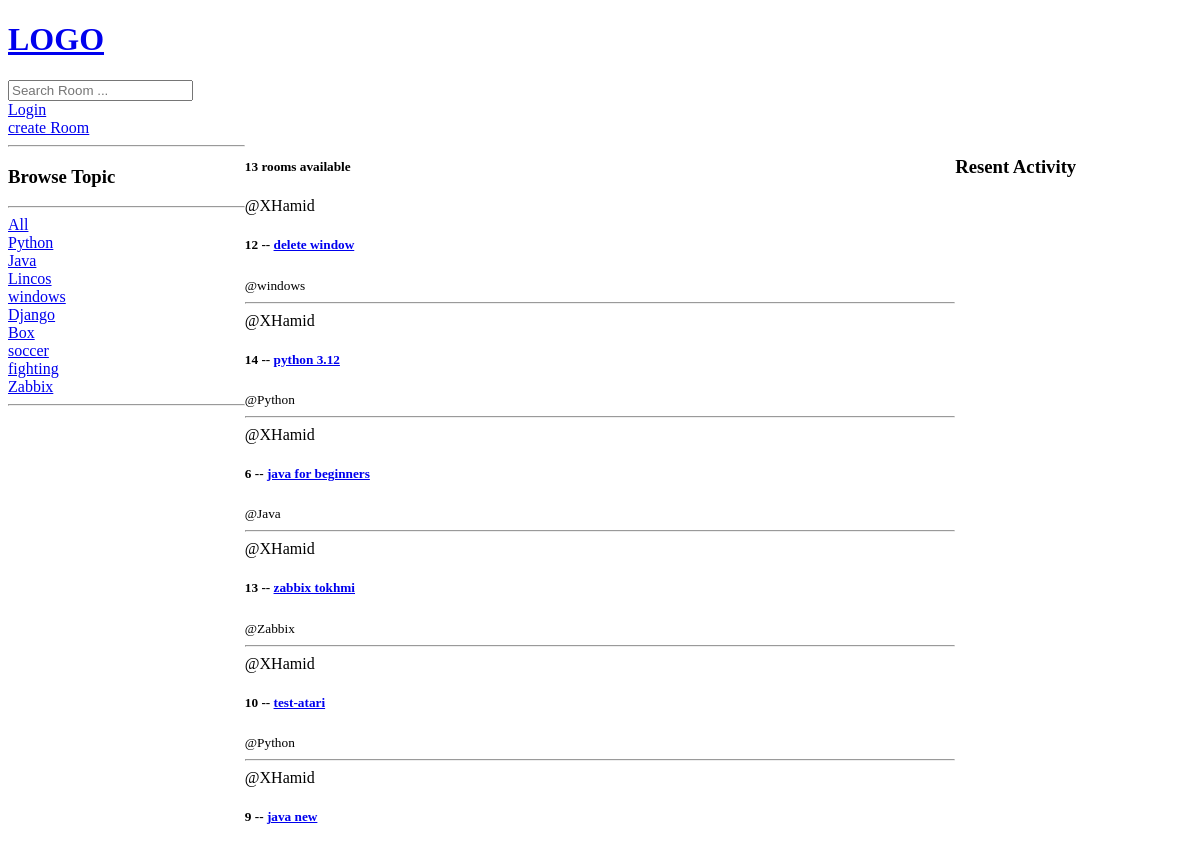
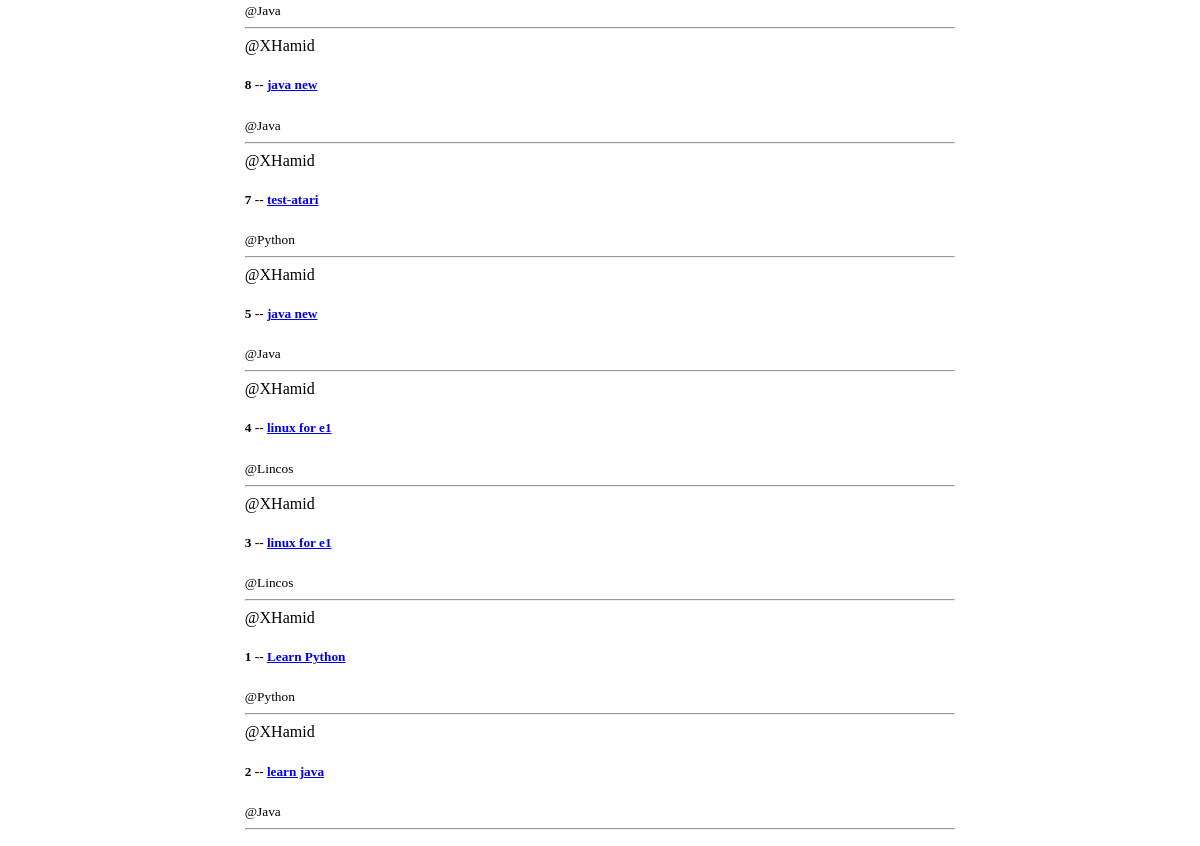
Before: / with the older database file (2 pictures, top to bottom).
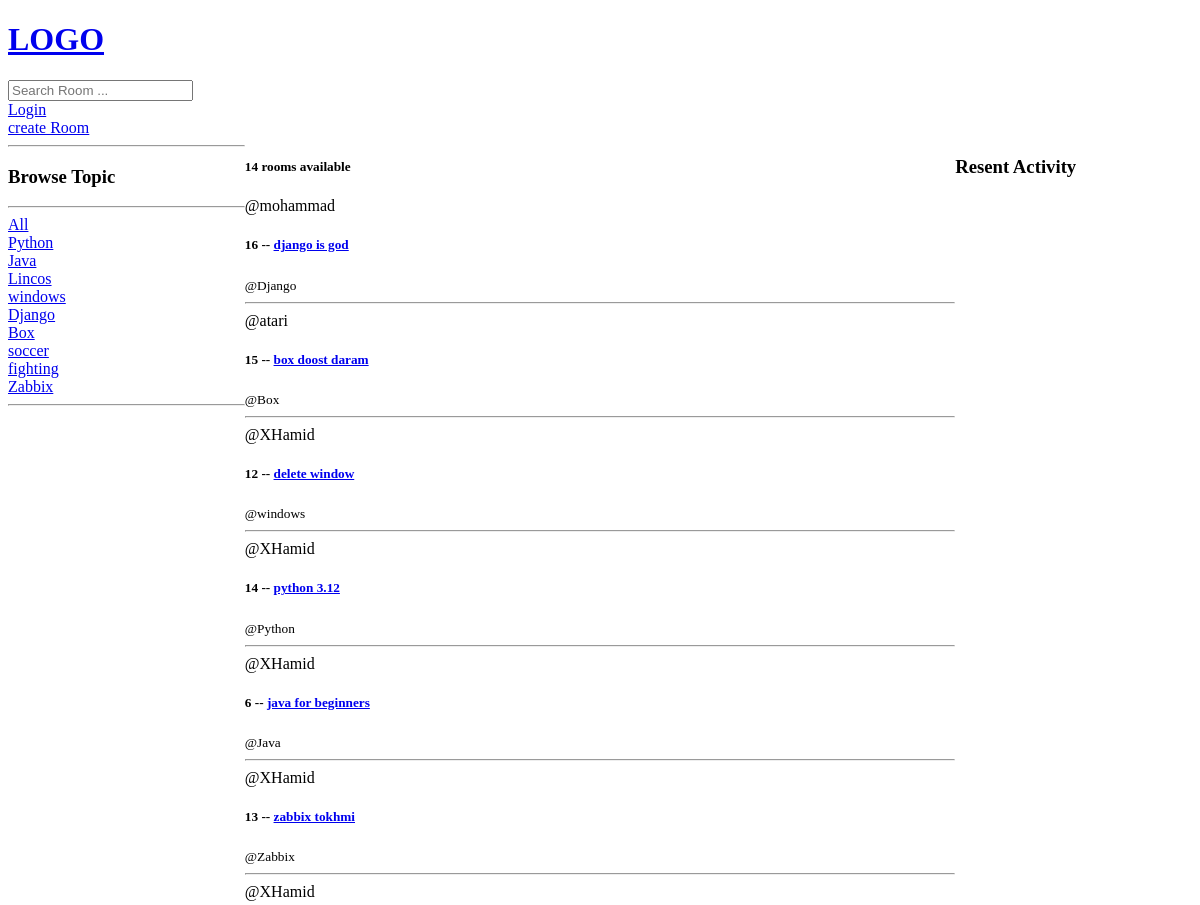
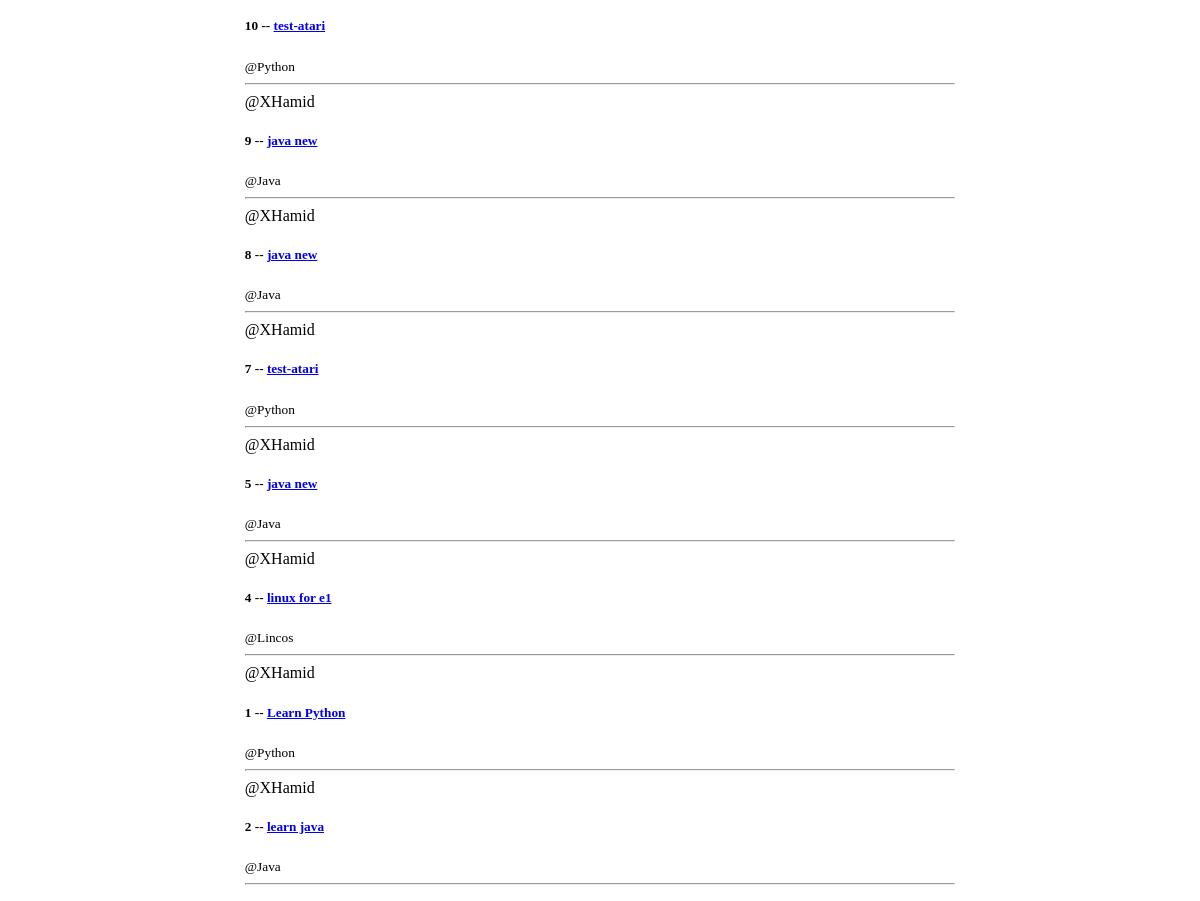
After: the same page with the newer database file (2 pictures, top to bottom).
### base/models.py (models this page shows, shortened)
class Topic(models.Model):
    name = models.CharField(max_length=200)

class Room(models.Model):
    host = models.ForeignKey(User,on_delete=models.SET_NULL ,null=True)
    topic = models.ForeignKey(Topic,on_delete=models.SET_NULL ,null=True)
    name = models.CharField(max_length=200)
    description = models.TextField(null=True , blank=True)
    participants = models.ManyToManyField(User,related_name='participants', blank=True)
    updated = models.DateTimeField(auto_now=True)
    created = models.DateTimeField(auto_now_add=True)
    class Meta:
        ordering = ['-updated' , '-created']

### base/views.py (the view)
# urls.py: path('',views.home , name='Home'),
def home(request):
    q = request.GET.get('q') if request.GET.get('q') != None else ''
    rooms = Room.objects.filter(
          Q(topic__name__icontains=q) |
          Q(name__icontains=q) |
          Q(description__icontains=q)
      )
    topics = Topic.objects.all()
    room_count = rooms.count()
    room_messages = Message.objects.filter(Q(room__topic__name__icontains=q))
    context = {'rooms' : rooms , 'topics' : topics ,
                'room_count' : room_count,
                'room_messages' : room_messages
                }
    return render(request , 'home.html',context)

### templates/home.html (shortened to what this page needs)
<!DOCTYPE html>
<html lang="en">
<head>
</head>
<body>
    {% include 'navbar.html' %}
    <div>
        <a href="{% url 'create-room' %}">create Room</a>
    </div>
    <div class="home-container">
        <div>
            <hr>
            <h3>Browse Topic</h3>
            <hr>
            <div>
                <a href="{% url 'Home' %}">All</a>
            </div>
            {% for topic in topics %}
                <div>
                    <a href="{% url 'Home' %}?q={{topic.name}}">{{ topic.name }}</a>
                </div>
            {% endfor %}
            <hr>
        </div>
        <div>
            <h5>{{ room_count }} rooms available</h5>
            <div>
                {% for room in rooms %}
                    <div>
                        <span>@{{ room.host.username }}</span>
                        <h5>
                            {{ room.id }} --
                            <a href="/room/{{ room.id }}">
                                {{ room.name }}
                            </a>
                        </h5>
                        <small>@{{ room.topic.name }}</small>
                        <hr>
                    </div>
                {% endfor %}
            </div>
        </div>
        <div>
            <h3>Resent Activity</h3>
        </div>
    </div>
</body>
</html>

### templates/navbar.html (shortened to what this page needs)
<!DOCTYPE html>
<html lang="en">
<head>
</head>
<body>
<a href="/">
    <h1>LOGO</h1>
</a>
<form method="get" action="{% url 'Home' %}">
    <input type="text" name="q" placeholder="Search Room ..." />
</form>
{% if request.user.is_authenticated %}
<a href="{%url 'logout'%}">logout</a>
{% else %}
<a href="{%url 'login'%}">Login</a>
{% endif %}
</body>
</html>

### templates/home.html (style rules this page uses)
.home-container { display: grid; grid-template-columns: 1fr 3fr 1fr; }

Changed rows visible on the page:
removed Room: host.username "XHamid", id "3", name "linux for e1", topic.name "Lincos"
added Room: host.username "mohammad", id "16", name "django is god", topic.name "Django"
added Room: host.username "atari", id "15", name "box doost daram", topic.name "Box"
Other visible differences:
{{ room_count }}: "13" → "14"
